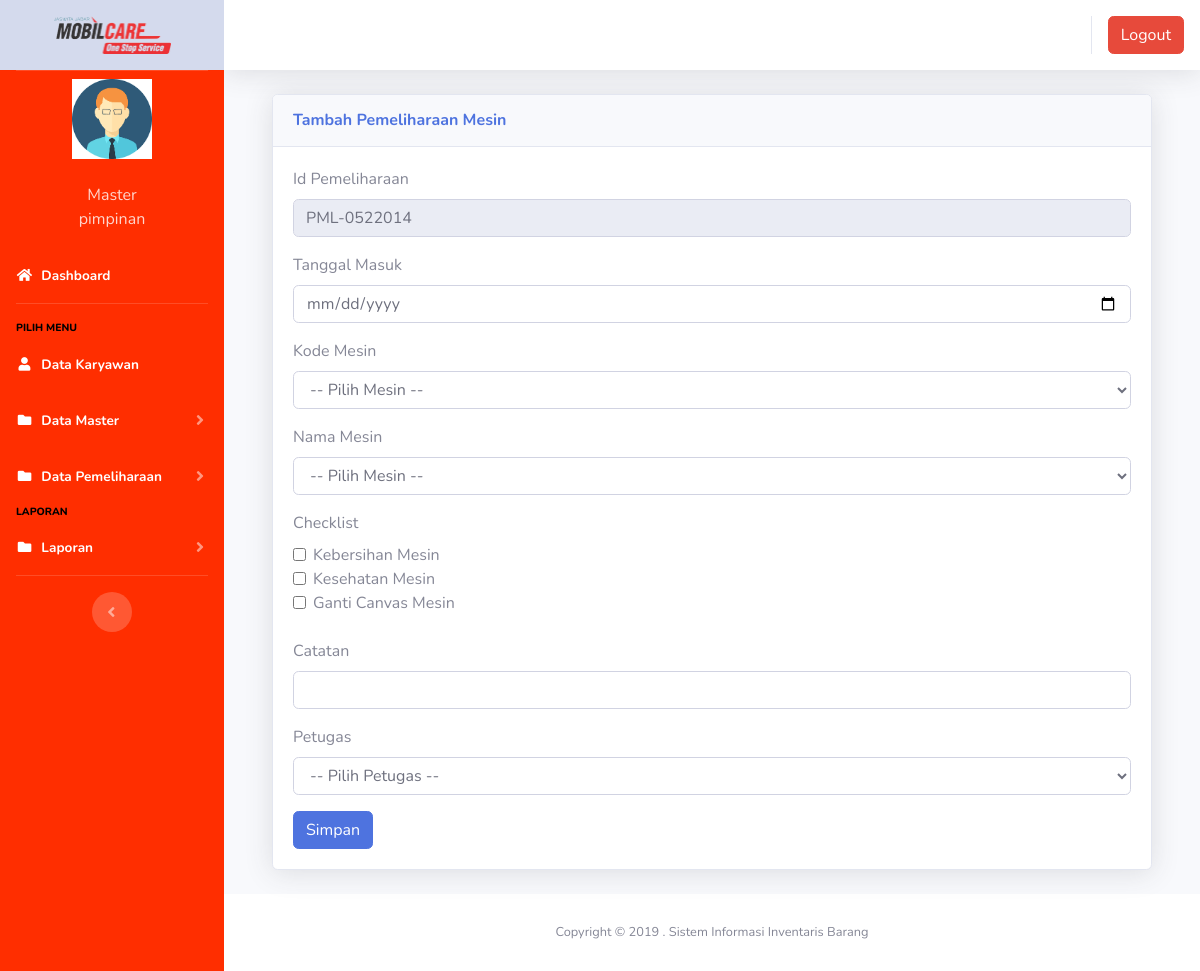
/index3.php?page=pemeliharaan&aksi=tambahpemeliharaan (signed in), run on the app's committed database.
### tables this page shows
CREATE TABLE `users` (
  `id` int(11) NOT NULL,
  `nik` varchar(10) NOT NULL,
  `nama` varchar(100) NOT NULL,
  `alamat` varchar(200) NOT NULL,
  `telepon` varchar(100) NOT NULL,
  `username` varchar(100) NOT NULL,
  `password` varchar(100) NOT NULL,
  `jabatan` varchar(25) NOT NULL DEFAULT 'member',
  `foto` varchar(25) NOT NULL
);

CREATE TABLE `pemeliharaan` (
  `id` int(11) NOT NULL,
  `id_pemeliharaan` varchar(100) NOT NULL,
  `tanggal` date NOT NULL,
  `kode_barang` varchar(100) NOT NULL,
  `nama_mesin` varchar(500) NOT NULL,
  `checklist` varchar(500) NOT NULL,
  `catatan` varchar(500) NOT NULL,
  `petugas` varchar(200) NOT NULL,
  `jumlah` int(100) NOT NULL
);

### page/pemeliharaan/tambahpemeliharaan.php (the view, shortened to what this page needs)
 <?php
$koneksi = new mysqli("localhost", "root", "", "inventori");
$no = mysqli_query($koneksi, "select id_pemeliharaan from pemeliharaan order by id_pemeliharaan desc");
$idtran = mysqli_fetch_array($no);
$kode = $idtran['id_pemeliharaan'];
$urut = substr($kode, 8, 3);
$tambah = (int) $urut + 1;
$bulan = date("m");
$tahun = date("y");
if (strlen($tambah) == 1) {
	$format = "PML-" . $bulan . $tahun . "00" . $tambah;
} else if (strlen($tambah) == 2) {
	$format = "PML-" . $bulan . $tahun . "0" . $tambah;
} else {
	$format = "PML-" . $bulan . $tahun . $tambah;
}
?>
 <div class="container-fluid">
 	<div class="card shadow mb-4">
 		<div class="card-header py-3">
 			<h6 class="m-0 font-weight-bold text-primary">Tambah Pemeliharaan Mesin</h6>
 		</div>
 		<div class="card-body">
 			<div class="table-responsive">
 				<div class="body">
 					<form method="POST" enctype="multipart/form-data">
 						<label for="">Id Pemeliharaan</label>
 						<div class="form-group">
 							<div class="form-line">
 								<input type="text" name="id_pemeliharaan" class="form-control" id="id_pemeliharaan" value="<?php echo $format; ?>" readonly />
 							</div>
 						</div>
 						<label for="">Tanggal Masuk</label>
 						<div class="form-group">
 							<div class="form-line">
 								<input type="date" name="tanggal_masuk" class="form-control" id="tanggal_masuk" value="" />
 							</div>
 						</div>
 						<label for="">Kode Mesin</label>
 						<div class="form-group">
 							<div class="form-line">
 								<select name="barang" id="cmb_barang" class="form-control" />
 								<option value="">-- Pilih Mesin --</option>
 							</div>
 						</div>
 						<label for="">Nama Mesin</label>
 						<div class="form-group">
 							<div class="form-line">
 								<select name="nama_mesin" class="form-control" />
 								<option value="">-- Pilih Mesin --</option>
 							</div>
 						</div>
 						<label for="">Checklist</label>
 						<div class="form-check">
 							<div class="form-line">
 								<input type="checkbox" name="checklist[]" class="form-check-input" id="checklist[]" value="Kebersihan Mesin" />
 								<label class="form-check-label" for="checklist">
 									Kebersihan Mesin
 								</label>
 							</div>
 							<div class="form-line">
 								<input type="checkbox" name="checklist[]" class="form-check-input" id="checklist[]" value="Kesehatan Mesin" />
 								<label class="form-check-label" for="checklist">
 									Kesehatan Mesin
 								</label>
 							</div>
 							<div class="form-line">
 								<input type="checkbox" name="checklist[]" class="form-check-input" id="checklist[]" value="Ganti Canvas Mesin" />
 								<label class="form-check-label" for="checklist">
 									Ganti Canvas Mesin
 								</label>
 							</div>
 						</div>
 						<br>
 						<label for="">Catatan</label>
 						<div class="form-group">
 							<div class="form-line">
 								<input type="text" name="catatan" class="form-control" />
 							</div>
 						</div>
 						<label for="">Petugas</label>
 						<div class="form-group">
 							<div class="form-line">
 								<select name="petugas" class="form-control" />
 								<option value="">-- Pilih Petugas --</option>
 							</div>
 						</div>
 						<input type="submit" name="simpan" value="Simpan" class="btn btn-primary">
 					</form>

### index3.php (shortened to what this page needs)
<?php
$koneksi = new mysqli("localhost", "root", "", "inventori");
?>
<!DOCTYPE html>
<html lang="en">
<head>
  <link href="vendor/fontawesome-free/css/all.min.css" rel="stylesheet" type="text/css">
  <link href="css/sb-admin-2.min.css" rel="stylesheet">
  <link href="vendor/datatables/dataTables.bootstrap4.min.css" rel="stylesheet">
</head>
<body id="page-top">
  <div id="wrapper">
    <ul class="navbar-nav sidebar sidebar-dark accordion" style="background-color: #FF2E00  ;" id="accordionSidebar">
      <a class="sidebar-brand d-flex align-items-center justify-content-center bg-light" href="index.php">
        <img src="img/logo1.png" width="117" height="38"></img>
      </a>
      <hr class="sidebar-divider my-0">
      <?php
      if ($_SESSION['pimpinan']) {
        $user = $_SESSION['pimpinan'];
      }
      $sql = $koneksi->query("select * from users where id='$user'");
      $data = $sql->fetch_assoc();
      ?>
      <li class="d-flex align-items-center justify-content-center">
        <a class="nav-link">
          <img src="img/<?php echo $data['foto'] ?>" class="img-circle" width="80" alt="User" /></a>
      </li>
      <li class="nav-item ">
        <a class="nav-link">
          <div class="d-flex align-items-center justify-content-center" class="name"> <?php echo  $data['nama']; ?></div>
          <div class="d-flex align-items-center justify-content-center" class="email"><?php echo $data['jabatan']; ?></div>
        </a>
      </li>
      <li class="nav-item active">
        <a class="nav-link" href="?page=home3">
          <i class="fas fa-fw fa-home"></i>
          <span>Dashboard</span></a>
      </li>
      <hr class="sidebar-divider">
      <div class="sidebar-heading">
        <h7 style="color: black;">pilih menu</h7>
      </div>
      <li class="nav-item active">
        <a class="nav-link" href="?page=pengguna">
          <i class="fas fa-fw fa-user"></i>
          <span>Data Karyawan</span></a>
      </li>
      <li class="nav-item active">
        <a class="nav-link collapsed" href="#" data-toggle="collapse" data-target="#collapseData" aria-expanded="true" aria-controls="collapseData">
          <i class="fas fa-fw fa-folder"></i>
          <span>Data Master</span>
        </a>
      </li>
      <li class="nav-item active">
        <a class="nav-link collapsed" href="#" data-toggle="collapse" data-target="#collapsePages" aria-expanded="true" aria-controls="collapsePages">
          <i class="fas fa-fw fa-folder"></i>
          <span>Data Pemeliharaan</span>
        </a>
      </li>
      <div class="sidebar-heading">
        <h7 style="color: black;">laporan</h7>
      </div>
      <li class="nav-item active">
        <a class="nav-link collapsed" href="#" data-toggle="collapse" data-target="#collapseLaporan" aria-expanded="true" aria-controls="collapseLaporan">
          <i class="fas fa-fw fa-folder"></i>
          <span>Laporan</span>
        </a>
      </li>
      <hr class="sidebar-divider d-none d-md-block">
      <div class="text-center d-none d-md-inline">
        <button class="rounded-circle border-0" id="sidebarToggle"></button>
      </div>
    </ul>
    <div id="content-wrapper" class="d-flex flex-column">
      <div id="content">
        <nav class="navbar navbar-expand navbar-light bg-white topbar mb-4 static-top shadow">
          <ul class="navbar-nav ml-auto">
            <li class="nav-item dropdown no-arrow">
              <div class="top-menu">
                <ul class="nav pull-right top-menu">
                  <li><a onclick="return confirm('Apakah anda yakin akan logout?')" class="btn btn-danger" class="logout" href="logout.php">Logout</a></li>
                </ul>
              </div>
            </li>
          </ul>
        </nav>
        <div class="container-fluid">
          <section class="content">
            <?php
            $page = $_GET['page'];
            $aksi = $_GET['aksi'];
            if ($page == "pemeliharaan") {
              if ($aksi == "tambahpemeliharaan") {
                include "page/pemeliharaan/tambahpemeliharaan.php";
              }
            }
            ?>
          </section>
        </div>
        <footer class="sticky-footer bg-white">
          <div class="container my-auto">
            <div class="copyright text-center my-auto">
              <span>Copyright &copy; 2019 . Sistem Informasi Inventaris Barang</span>
            </div>
          </div>
        </footer>
      </div>
    </div>
  </div>
</body>
</html>

### data on the page
users: foto (picture), nama "Master", jabatan "pimpinan"
pemeliharaan: id_pemeliharaan "PML-0522014"
